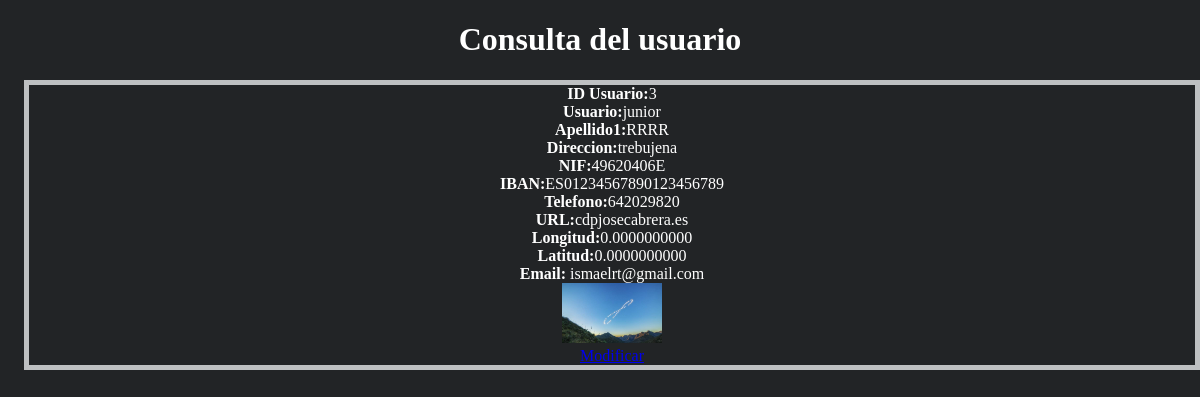
Screenshot of /consultaUser.php with the database file from the repository.
### tables this page shows
CREATE TABLE `clientes` (
  `Clientes_ID` int(5) NOT NULL,
  `Clientes_Nombre` varchar(45) NOT NULL,
  `Clientes_Apellido1` varchar(100) NOT NULL,
  `Clientes_Apellido2` varchar(100) NOT NULL,
  `Clientes_Clave` varchar(100) NOT NULL,
  `Clientes_Direccion` varchar(100) DEFAULT NULL,
  `Clientes_NIF` varchar(10) NOT NULL,
  `Clientes_IBAN` varchar(24) DEFAULT NULL,
  `Clientes_Telefono` int(9) NOT NULL,
  `Clientes_URL` varchar(100) DEFAULT NULL,
  `Clientes_Longitud` float(13,10) DEFAULT NULL,
  `Clientes_Latitud` float(13,10) DEFAULT NULL,
  `Clientes_Email` varchar(45) NOT NULL,
  `Clientes_Foto` varchar(45) DEFAULT NULL,
  `Clientes_Melodia` varchar(45) DEFAULT NULL
);

### consultaUser.php (the view, shortened to what this page needs)
<!DOCTYPE html>
<html lang="en">
<head>
</head>
<body>
    <?php
        include("conexiones.php");
        $conn = new mysqli($servername, $username, $password, $dbname);
        $sql="SELECT * from clientes where Clientes_ID=3";
        $result=$conn->query($sql);
        if($result->num_rows>0){
            while($row=$result->fetch_assoc()) {
            ?>
            <h1 style="text-align:center">Consulta del usuario</h1>
            <div id="caja">
            <p>
                <strong>ID Usuario:</strong><?=$row['Clientes_ID']?><br>
                <strong>Usuario:</strong><?=$row['Clientes_Nombre']?><br>
                <strong>Apellido1:</strong><?=$row['Clientes_Apellido1']?><br>
                <strong>Direccion:</strong><?=$row['Clientes_Direccion']?><br>
                <strong>NIF:</strong><?=$row['Clientes_NIF']?><br>
                <strong>IBAN:</strong><?=$row['Clientes_IBAN']?><br>
                <strong>Telefono:</strong><?=$row['Clientes_Telefono']?><br>
                <strong>URL:</strong><?=$row['Clientes_URL']?><br>
                <strong>Longitud:</strong><?=$row['Clientes_Longitud']?><br>
                <strong>Latitud:</strong><?=$row['Clientes_Latitud']?><br>
                <strong>Email: </strong><?=$row['Clientes_Email']?><br>
                <img alt=<?php echo $row['Clientes_Foto'] ?> src="img/<?= $row['Clientes_Foto'] ?>"><br>
                <a href="formEditar.php?Clientes_ID=<?=$row['Clientes_ID']?>">Modificar</a>
            </p>
            </div>
        <?php
            }
        } else {
            echo "No hay resultados";
        }
    ?>
</body>
</html>

### consultaUser.php (style rules this page uses)
body { background:#222426; margin:auto; color:white; }
p { border:5px solid #bec0c2; color:white width:30%; text-align:center; margin-left:2%; position:relative; }
img { width:100px; height:60px; }

### rows the page displays
clientes: Clientes_ID "3", Clientes_Nombre "junior", Clientes_Apellido1 "RRRR", Clientes_Direccion "trebujena", Clientes_NIF "49620406E", Clientes_IBAN "ES01234567890123456789", Clientes_Telefono "642029820", Clientes_URL "cdpjosecabrera.es", Clientes_Longitud "0.0000000000", Clientes_Latitud "0.0000000000", Clientes_Email "ismaelrt@gmail.com", Clientes_Foto (picture)
